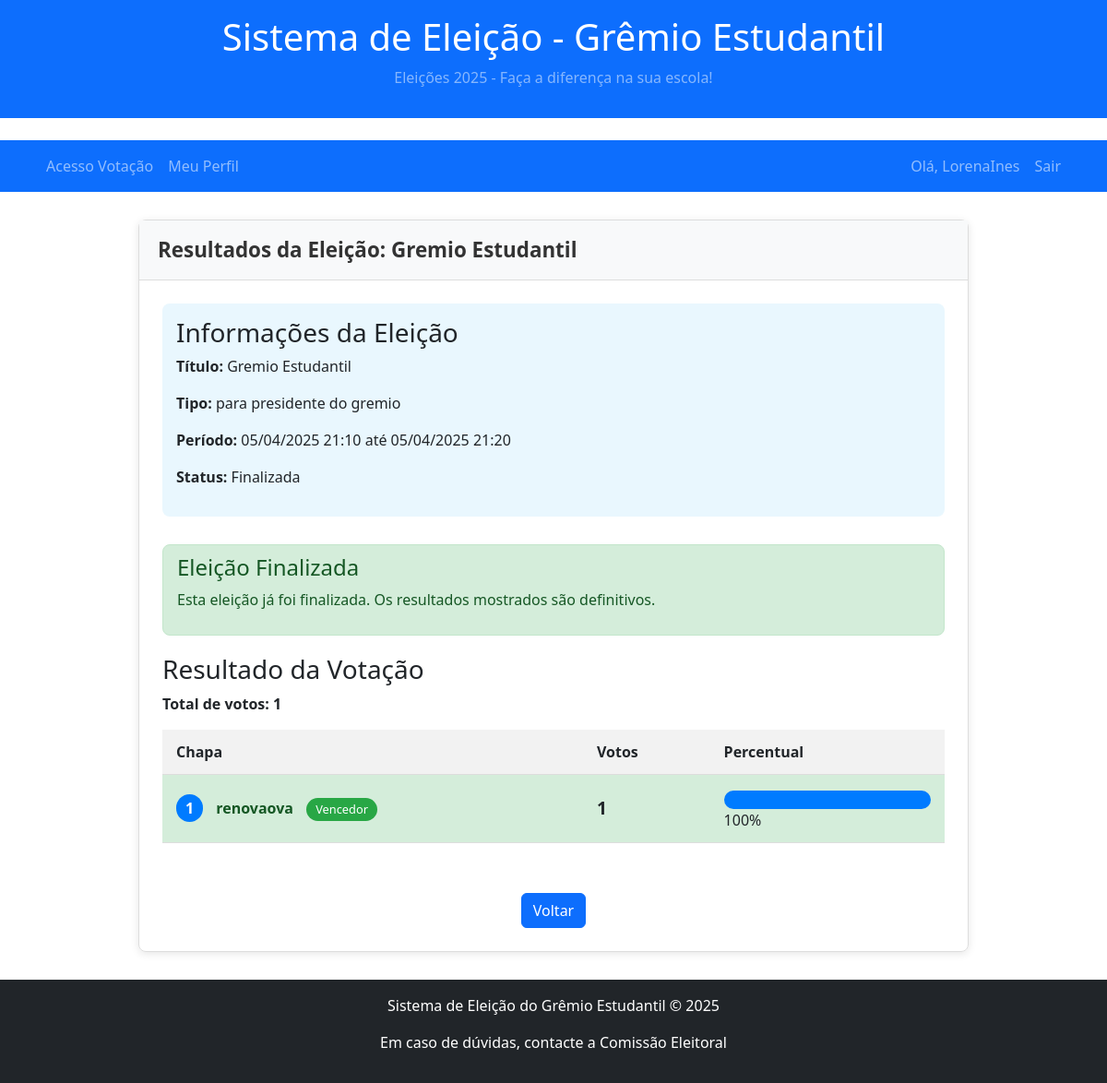
The page /election/resultados/1/ (signed in) on the database its author committed.
### accounts/models.py (models this page shows, shortened)
class CustomUser(AbstractUser):
    TIPO_CHOICES = (
        ('aluno', 'Aluno'),
        ('professor', 'Professor'),
        ('diretor', 'Diretor'),
    )
    email = models.EmailField(unique=True, verbose_name='Email')
    username = models.CharField(max_length=150, unique=True, verbose_name='Nome de usuário')
    nome_completo = models.CharField(max_length=255, verbose_name='Nome completo')
    tipo_usuario = models.CharField(max_length=10, choices=TIPO_CHOICES, default='aluno', verbose_name='Tipo de usuário')
    matricula = models.CharField(max_length=20, blank=True, null=True, verbose_name='Matrícula')
    serie = models.CharField(max_length=20, blank=True, null=True, verbose_name='Série/Turma')
    is_active = models.BooleanField(default=True, verbose_name='Ativo')
    is_staff = models.BooleanField(default=False, verbose_name='Equipe')
    data_cadastro = models.DateTimeField(auto_now_add=True, verbose_name='Data de cadastro')
    ultima_atualizacao = models.DateTimeField(auto_now=True, verbose_name='Última atualização')
    objects = CustomUserManager()
    USERNAME_FIELD = 'email'
    REQUIRED_FIELDS = ['username', 'nome_completo']
    class Meta:
        verbose_name = 'Usuário'
        verbose_name_plural = 'Usuários'

### election/models.py (models this page shows, shortened)
class Eleicao(models.Model):
    STATUS_CHOICES = (
        ('agendada', 'Agendada'),
        ('em_andamento', 'Em andamento'),
        ('finalizada', 'Finalizada'),
        ('cancelada', 'Cancelada'),
    )
    titulo = models.CharField(max_length=200, verbose_name='Título')
    descricao = models.TextField(verbose_name='Descrição')
    tipo_eleicao = models.ForeignKey(TipoEleicao, on_delete=models.CASCADE, verbose_name='Tipo de Eleição')
    data_inicio = models.DateTimeField(verbose_name='Data de início')
    data_fim = models.DateTimeField(verbose_name='Data de término')
    status = models.CharField(max_length=15, choices=STATUS_CHOICES, default='agendada', verbose_name='Status')
    criado_por = models.ForeignKey(CustomUser, on_delete=models.SET_NULL, null=True, related_name='eleicoes_criadas', verbose_name='Criado por')
    data_criacao = models.DateTimeField(auto_now_add=True, verbose_name='Data de criação')
    data_atualizacao = models.DateTimeField(auto_now=True, verbose_name='Última atualização')
    class Meta:
        verbose_name = 'Eleição'
        verbose_name_plural = 'Eleições'
        ordering = ['-data_inicio']
    def atualizar_status(self):
        agora = timezone.now()
        if self.status == 'cancelada':
            return
        if agora < self.data_inicio:
            self.status = 'agendada'
        elif agora <= self.data_fim:
            self.status = 'em_andamento'
        else:
            self.status = 'finalizada'
        self.save(update_fields=['status'])

class TipoEleicao(models.Model):
    nome = models.CharField(max_length=100, verbose_name='Nome do tipo de eleição')
    descricao = models.TextField(verbose_name='Descrição', blank=True)
    class Meta:
        verbose_name = 'Tipo de Eleição'
        verbose_name_plural = 'Tipos de Eleição'

class Chapa(models.Model):
    eleicao = models.ForeignKey(Eleicao, on_delete=models.CASCADE, related_name='chapas', verbose_name='Eleição')
    nome = models.CharField(max_length=100, verbose_name='Nome da chapa')
    numero = models.PositiveSmallIntegerField(verbose_name='Número da chapa')
    slogan = models.CharField(max_length=200, verbose_name='Slogan')
    imagem = models.ImageField(upload_to='chapas/', verbose_name='Imagem', blank=True, null=True)
    propostas = models.TextField(verbose_name='Propostas')
    presidente_nome = models.CharField(max_length=200, verbose_name='Nome do Presidente')
    presidente_serie = models.CharField(max_length=50, verbose_name='Série/Turma do Presidente')
    presidente_matricula = models.CharField(max_length=50, verbose_name='Matrícula do Presidente')
    presidente_email = models.EmailField(verbose_name='Email do Presidente')
    presidente_telefone = models.CharField(max_length=20, verbose_name='Telefone do Presidente')
    vice_nome = models.CharField(max_length=200, verbose_name='Nome do Vice-Presidente', blank=True, null=True)
    vice_serie = models.CharField(max_length=50, verbose_name='Série/Turma do Vice-Presidente', blank=True, null=True)
    vice_matricula = models.CharField(max_length=50, verbose_name='Matrícula do Vice-Presidente', blank=True, null=True)
    vice_email = models.EmailField(verbose_name='Email do Vice-Presidente', blank=True, null=True)
    documento_assinaturas = models.FileField(upload_to='documentos/', verbose_name='Documento de Assinaturas', blank=True, null=True)
    data_cadastro = models.DateTimeField(auto_now_add=True, verbose_name='Data de cadastro')
    cadastrado_por = models.ForeignKey(CustomUser, on_delete=models.SET_NULL, null=True, related_name='chapas_cadastradas', verbose_name='Cadastrado por')
    class Meta:
        verbose_name = 'Chapa'
        verbose_name_plural = 'Chapas'
        unique_together = [('eleicao', 'numero')]

### election/views.py (the view)
# urls.py: path('resultados/<int:eleicao_id>/', views.resultados, name='resultados'),
@login_required
def resultados(request, eleicao_id):
    eleicao = get_object_or_404(Eleicao, id=eleicao_id)
    eleicao.atualizar_status()
    chapas = Chapa.objects.filter(eleicao=eleicao).annotate(
        total_votos=Count('votos')
    ).order_by('-total_votos')
    total_votos = Voto.objects.filter(eleicao=eleicao).count()
    context = {
        'eleicao': eleicao,
        'chapas': chapas,
        'total_votos': total_votos,
    }
    return render(request, 'election/resultados.html', context)

### election/templates/election/resultados.html (shortened to what this page needs)
{% extends 'base.html' %}
{% block extra_css %}
    {% load static %}
{% endblock %}
{% block content %}
<div class="container">
    <div class="results-card">
        <div class="card-header">
            Resultados da Eleição: {{ eleicao.titulo }}
        </div>
        <div class="card-body">
            <div class="election-info">
                <h3>Informações da Eleição</h3>
                <p><strong>Título:</strong> {{ eleicao.titulo }}</p>
                <p><strong>Tipo:</strong> {{ eleicao.tipo_eleicao.nome }}</p>
                <p><strong>Período:</strong> {{ eleicao.data_inicio|date:"d/m/Y H:i" }} até {{ eleicao.data_fim|date:"d/m/Y H:i" }}</p>
                <p><strong>Status:</strong> {{ eleicao.get_status_display }}</p>
            </div>
            <div class="eleicao-status-info status-{{ eleicao.status }}">
                {% if eleicao.status == 'em_andamento' %}
                    <h4>Atenção: Eleição em Andamento</h4>
                    <p>Esta eleição ainda está em andamento. Os resultados mostrados são parciais e podem mudar até o encerramento da votação.</p>
                {% elif eleicao.status == 'finalizada' %}
                    <h4>Eleição Finalizada</h4>
                    <p>Esta eleição já foi finalizada. Os resultados mostrados são definitivos.</p>
                {% endif %}
            </div>
            {% if total_votos > 0 %}
                <h3>Resultado da Votação</h3>
                <p><strong>Total de votos: {{ total_votos }}</strong></p>
                <div class="table-responsive">
                    <table class="results-table">
                        <thead>
                            <tr>
                                <th>Chapa</th>
                                <th>Votos</th>
                                <th width="30%">Percentual</th>
                            </tr>
                        </thead>
                        <tbody>
                            {% for chapa in chapas %}
                                <tr {% if forloop.first and eleicao.status == 'finalizada' %}class="winner"{% endif %}>
                                    <td>
                                        <span class="chapa-number">{{ chapa.numero }}</span>
                                        <span class="chapa-name">{{ chapa.nome }}</span>
                                        {% if forloop.first and eleicao.status == 'finalizada' %}
                                            <span class="winner-badge">Vencedor</span>
                                        {% endif %}
                                    </td>
                                    <td class="vote-count">{{ chapa.total_votos }}</td>
                                    <td>
                                        <div class="vote-bar" style="width: {% widthratio chapa.total_votos total_votos 100 %}%;"></div>
                                        <span class="vote-percentage">{% widthratio chapa.total_votos total_votos 100 %}%</span>
                                    </td>
                                </tr>
                            {% endfor %}
                        </tbody>
                    </table>
                </div>
            {% else %}
                <div class="alert alert-info">
                    <p>Ainda não há votos registrados para esta eleição.</p>
                </div>
            {% endif %}
            <div class="d-flex justify-content-center mt-4">
                <a href="{% url 'election:acesso_votacao' %}" class="btn btn-primary">Voltar</a>
            </div>
        </div>
    </div>
</div>
{% endblock %}

### templates/base.html (shortened to what this page needs)
{% load static %}
<!DOCTYPE html>
<html lang="pt-BR">
<head>
    <link rel="stylesheet" href="{% static 'css/style.css' %}">
    <link href="https://cdn.jsdelivr.net/npm/bootstrap@5.3.0-alpha1/dist/css/bootstrap.min.css" rel="stylesheet">
</head>
<body>
    <header class="bg-primary text-white py-3 mb-4">
        <div class="container">
            <div class="row align-items-center">
                <div class="col-12 text-center">
                    <h1 class="logo mb-2">
                        <a href="/" class="text-white text-decoration-none">Sistema de Eleição - Grêmio Estudantil</a>
                    </h1>
                    <p class="subtitle text-white-50">Eleições 2025 - Faça a diferença na sua escola!</p>
                </div>
            </div>
        </div>
    </header>
    <nav class="navbar navbar-expand-lg navbar-dark bg-primary">
        <div class="container">
            <div class="collapse navbar-collapse" id="navbarNav">
                <ul class="navbar-nav me-auto">
                    <li class="nav-item">
                        {% if user.is_authenticated %}
                            <a class="nav-link" href="{% url 'election:acesso_votacao' %}">Acesso Votação</a>
                        {% else %}
                            <a class="nav-link" href="/">Início</a>
                        {% endif %}
                    </li>
                    {% if user.is_authenticated %}
                        <li class="nav-item">
                            <a class="nav-link" href="{% url 'profile' %}">Meu Perfil</a>
                        </li>
                    {% endif %}
                </ul>
                <div class="navbar-nav">
                    {% if user.is_authenticated %}
                        <span class="nav-item nav-link">Olá, {{ user.username }}</span>
                        <a class="nav-link" href="{% url 'logout' %}">Sair</a>
                    {% else %}
                        <a class="nav-link" href="{% url 'login' %}">Entrar</a>
                        <a class="nav-link" href="{% url 'register' %}">Cadastrar-se</a>
                    {% endif %}
                </div>
            </div>
        </div>
    </nav>
    <main class="container my-4">
        {% block content %}{% endblock %}
    </main>
    <footer class="bg-dark text-white text-center py-3">
        <div class="container">
            <p>Sistema de Eleição do Grêmio Estudantil &copy; <span id="current-year">2025</span></p>
            <p>Em caso de dúvidas, contacte a Comissão Eleitoral</p>
        </div>
    </footer>
</body>
</html>

### election/templates/election/resultados.html (style rules this page uses)
.results-card { max-width: 900px; margin: 30px auto; border: 1px solid #ddd; border-radius: 8px; box-shadow: 0 2px 10px rgba(0,0,0,0.1); }
.card-header { background-color: #f8f9fa; padding: 15px 20px; border-bottom: 1px solid #ddd; font-size: 1.4rem; font-weight: bold; color: #333; }
.card-body { padding: 25px; }
.election-info { margin-bottom: 30px; padding: 15px; background-color: #e9f7fe; border-radius: 8px; }
.results-table { width: 100%; border-collapse: collapse; margin-bottom: 30px; }
.results-table th, .results-table td { padding: 12px 15px; text-align: left; border-bottom: 1px solid #ddd; }
.results-table th { background-color: #f2f2f2; font-weight: bold; }
.chapa-number { display: inline-block; background-color: #007bff; color: white; padding: 3px 10px; border-radius: 20px; font-weight: bold; margin-right: 10px; }
.vote-count { font-weight: bold; font-size: 1.2rem; }
.vote-bar { height: 20px; background-color: #007bff; border-radius: 10px; margin-top: 5px; }
.winner { background-color: #d4edda; }
.winner .chapa-name { font-weight: bold; color: #155724; }
.winner-badge { display: inline-block; background-color: #28a745; color: white; padding: 3px 10px; border-radius: 20px; margin-left: 10px; font-size: 0.8rem; }
.eleicao-status-info { margin-bottom: 20px; padding: 10px 15px; border-radius: 8px; }
.status-finalizada { background-color: #d4edda; border: 1px solid #c3e6cb; color: #155724; }

### rows shown on the page
CustomUser: username "LorenaInes"
Eleicao: titulo "Gremio Estudantil", tipo_eleicao.nome "para presidente do gremio", data_inicio "05/04/2025 21:10", data_fim "05/04/2025 21:20", status "Finalizada"
Chapa: numero "1", nome "renovaova", total_votos "1", total_votos "100"

### other values the page prints
{{ total_votos }} "1"
